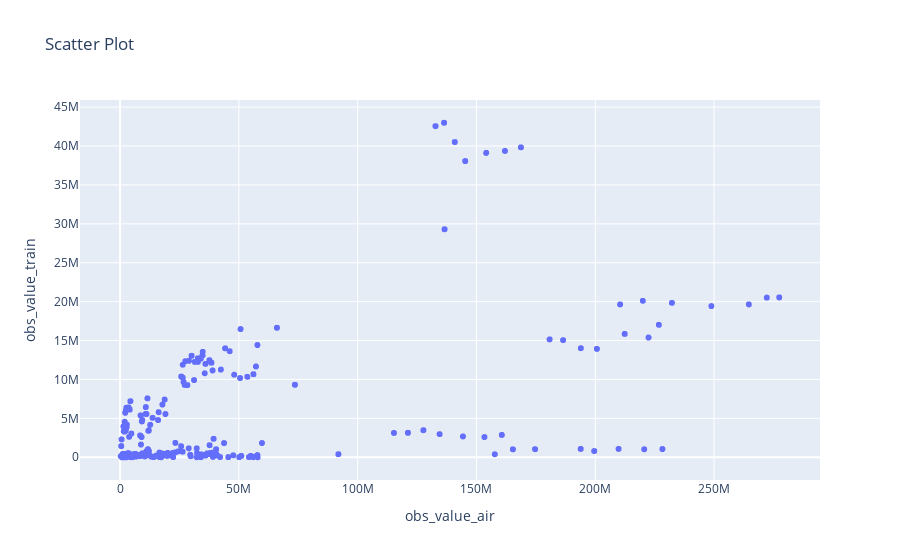

The notebook cell saved with this chart:
### Markdown cell above
In the next step, the values used in previous code are stored to two list, which are put together in a new data frame to ensure that plotly express can read it. On the x-axis, the aviation passenger numbers are shown. On the y-axis, the railway passengers are shown. In the plot, all the years are shown. We try to seperate the data for all the years using a slider in the second code box.

### Code cell
# Create empty lists to store matched data
obs_value_train_list = []
obs_value_air_list = []

for i in df_air_pas['geo']:
    for j in df_train_pas['geo']:
        if i == j:
            for time1, time2 in zip(df_air_pas['TIME_PERIOD'], df_train_pas['TIME_PERIOD']):
                if time1 == time2:
                    row_train = df_train_pas[(df_train_pas['geo'] == j) & (df_train_pas['TIME_PERIOD'] == time2)]
                    row_air = df_air_pas[(df_air_pas['geo'] == i) & (df_air_pas['TIME_PERIOD'] == time1)]
                    if not row_train.empty and not row_air.empty:
                        obs_value_train = row_train['OBS_VALUE'].values[0]
                        obs_value_air = row_air['OBS_VALUE'].values[0]

                        # Append the matched obs_values to the respective lists
                        obs_value_train_list.append(obs_value_train)
                        obs_value_air_list.append(obs_value_air)

# Create a DataFrame with the matched data
matched_data = pd.DataFrame({'obs_value_train': obs_value_train_list, 'obs_value_air': obs_value_air_list})

# Create a scatter plot using Plotly Express
fig = px.scatter(matched_data, x='obs_value_air', y='obs_value_train', title="Scatter Plot")
fig.show()

### Figure 1 — Plotly figure (JSON) as saved in the notebook; plotly's stock layout.template omitted (floating-point values rounded to 4 significant figures; data arrays with more than 128 entries replaced by an {"elided": "..."} marker saying what was removed)
{"data": [{"hovertemplate": "obs_value_air=%{x}<br>obs_value_train=%{y}<extra></extra>", "legendgroup": "", "marker": {"color": "#636efa", "symbol": "circle"}, "mode": "markers", "name": "", "showlegend": false, "type": "scattergl", "x": {"elided": "32797 int values"}, "xaxis": "x", "y": {"elided": "32797 int values"}, "yaxis": "y"}], "layout": {"legend": {"tracegroupgap": 0}, "title": {"text": "Scatter Plot"}, "xaxis": {"anchor": "y", "domain": [0, 1], "title": {"text": "obs_value_air"}}, "yaxis": {"anchor": "x", "domain": [0, 1], "title": {"text": "obs_value_train"}}}}
